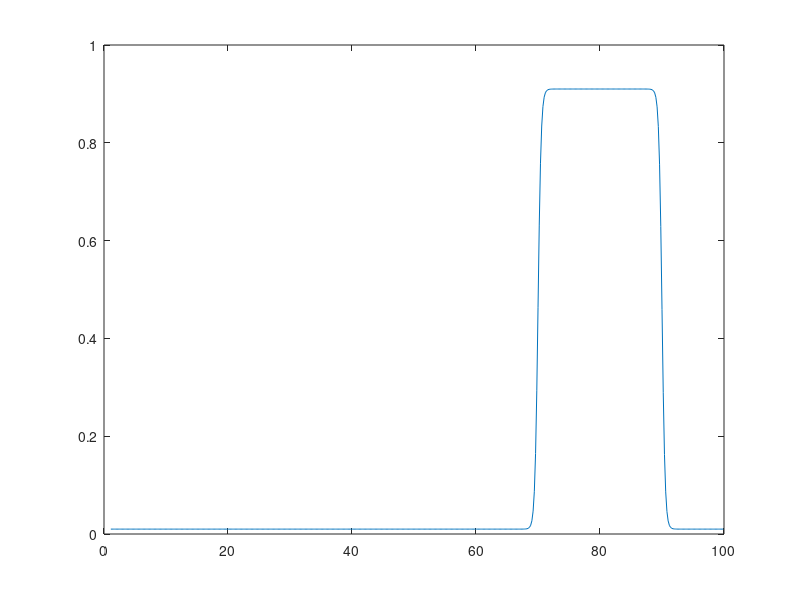

MATLAB code to generate this figure:
%% Parameters
% funnel angle
u_pre=1e-2;
alpha = 47*pi/180;
% number of grid points
N = 500;
% 
G=1;
 
bb = 0.1;
 
%%
SA = sin(alpha);
CA = cos(alpha);
TA = tan(alpha);
 
%% domain r\in[R, L]
R = 1;
L = 100;
 
%% Grid construction
% spatial grid step size
dr = (L-R)/N;
% grid points
r = R + dr/2 + (0:N-1)'*dr;
 
% r2: N+2 points including ghost points
r2 = [r(1)-dr;r;r(N)+dr];
% r3: N+1 points on regular grid
r3 = R + (0:N)'*dr;
 
%% initial guess
u0 = u_pre +((1 - tanh(2*(r-(L-10)))).*(1 + tanh(2*(r-(L-30))))*(1-bb)/4);
%u0 = u_pre + 3.83.*((1 - tanh(2*(r-(L-10)))).*(1 + tanh(2*(r-(L-40))))*(1-bb)/4);

plot(r,u0)